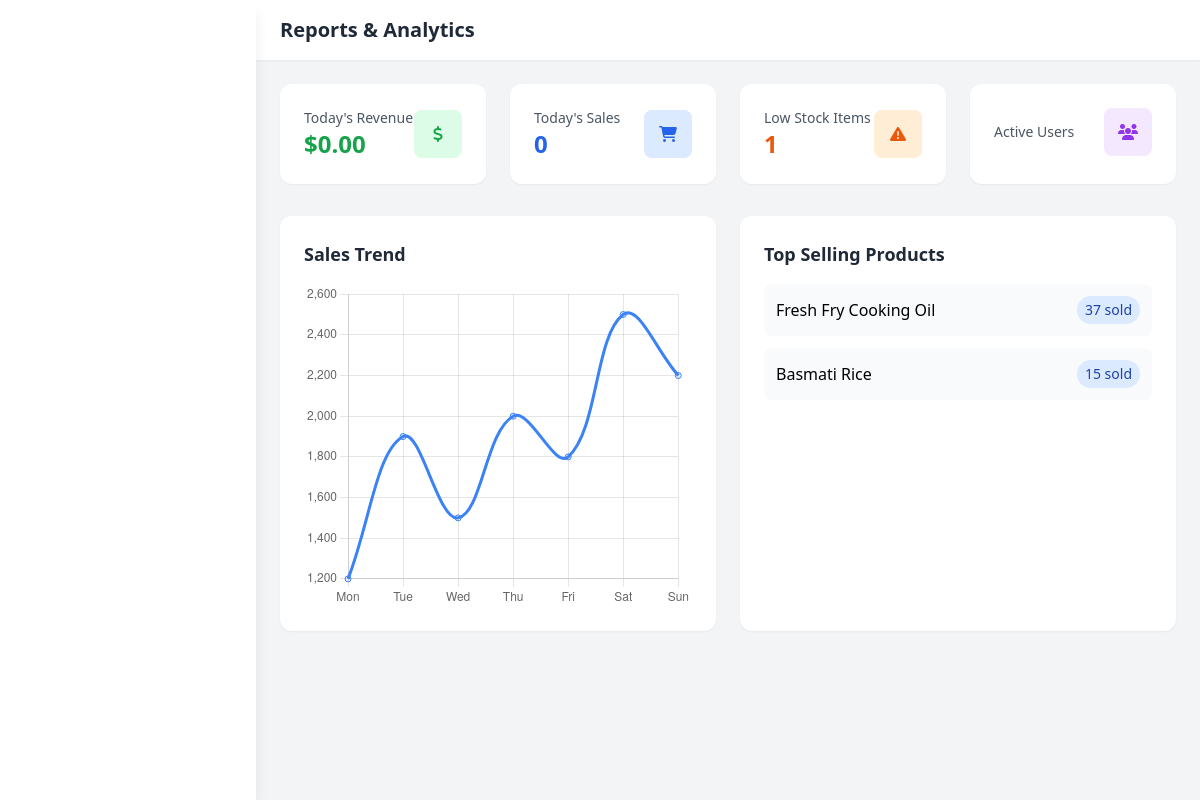
The app's page /admin/reports (signed in), older data.
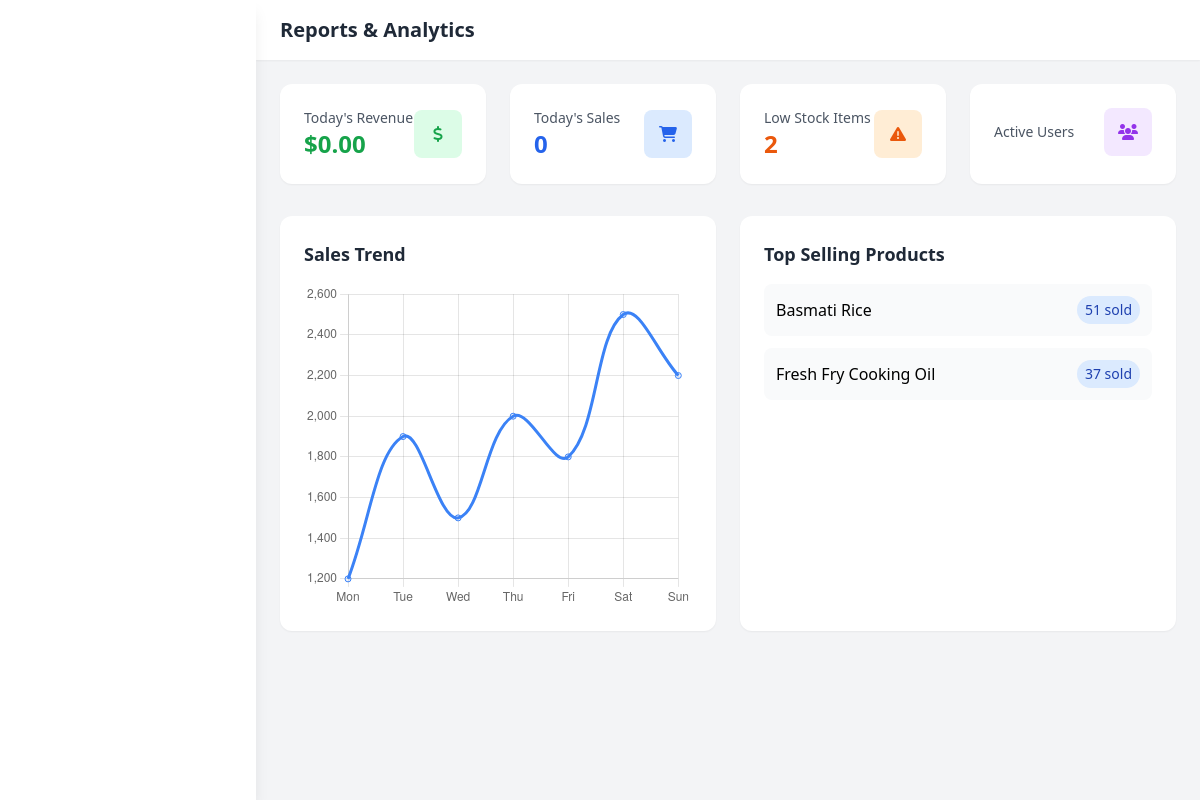
The same page, newer data.
### models.py (models this page shows, shortened)
class Product(db.Model):
    __tablename__ = 'products'
    id = db.Column(db.Integer, primary_key=True)
    name = db.Column(db.String(200), nullable=False)
    sku = db.Column(db.String(50), unique=True, nullable=False)  # Stock code
    description = db.Column(db.Text)
    cost_price = db.Column(db.Float, nullable=False)
    selling_price = db.Column(db.Float, nullable=False)
    quantity = db.Column(db.Integer, default=0)
    reorder_level = db.Column(db.Integer, default=10)
    category_id = db.Column(db.Integer, db.ForeignKey('categories.id'), nullable=False)
    supplier_id = db.Column(db.Integer, db.ForeignKey('suppliers.id'), nullable=False)
    created_at = db.Column(db.DateTime, default=datetime.utcnow)
    updated_at = db.Column(db.DateTime, default=datetime.utcnow, onupdate=datetime.utcnow)
    is_active = db.Column(db.Boolean, default=True)
    image_url = db.Column(db.String(500))  # For Cloudinary image URLs
    unit = db.Column(db.String(50), default='piece')  # piece, kg, liter, pack, box, etc.
    category = db.relationship('Category', backref='products')
    supplier = db.relationship('Supplier', backref='products')

### app.py (the view)
@app.route('/admin/reports')
@login_required
@admin_required
def admin_reports():
    today_sales = Sale.query.filter(db.func.date(Sale.sale_date) == date.today()).all()
    total_revenue = sum(sale.total_amount for sale in today_sales)
    low_stock_products = Product.query.filter(Product.quantity <= Product.reorder_level).all()
    thirty_days_ago = datetime.utcnow() - timedelta(days=30)
    top_products = db.session.query(
        Product.name,
        db.func.sum(SaleItem.quantity).label('total_sold')
    ).join(SaleItem).join(Sale).filter(
        Sale.sale_date >= thirty_days_ago
    ).group_by(Product.id).order_by(db.desc('total_sold')).limit(10).all()
    return render_template('admin/reports.html',
                         total_revenue=total_revenue,
                         low_stock_count=len(low_stock_products),
                         top_products=top_products,
                         sales_count=len(today_sales))

### app.py (called while the page is built)
@login_manager.user_loader
def load_user(user_id):
    return User.query.get(int(user_id))

def admin_required(f):
    @wraps(f)
    def decorated_function(*args, **kwargs):
        if not current_user.is_authenticated or current_user.role != 'admin':
            flash('Access denied. Admin only.', 'danger')
            return redirect(url_for('index'))
        return f(*args, **kwargs)
    return decorated_function

### templates/admin/reports.html (shortened to what the changed rows need)
<!DOCTYPE html>
<html lang="en">
<head>
    <script src="https://cdn.tailwindcss.com"></script>
    <link rel="stylesheet" href="https://cdnjs.cloudflare.com/ajax/libs/font-awesome/6.4.0/css/all.min.css">
</head>
<body class="bg-gray-100">
    <div class="ml-64">
        <header class="bg-white shadow-sm sticky top-0 z-30">
            <div class="flex items-center justify-between px-6 py-4">
                <h1 class="text-xl font-semibold text-gray-800">Reports & Analytics</h1>
            </div>
        </header>
        <main class="p-6">
            <div class="grid grid-cols-1 md:grid-cols-4 gap-6 mb-8">
                <div class="report-card bg-white rounded-xl shadow-sm p-6">
                    <div class="flex items-center justify-between">
                        <div>
                            <p class="text-sm text-gray-600">Low Stock Items</p>
                            <p class="text-2xl font-bold text-orange-600">{{ low_stock_count }}</p>
                        </div>
                    </div>
                </div>
            </div>
            <div class="grid grid-cols-1 lg:grid-cols-2 gap-6">
                <div class="report-card bg-white rounded-xl shadow-sm p-6">
                    <div class="space-y-3">
                        {% for product in top_products %}
                        <div class="flex justify-between items-center p-3 bg-gray-50 rounded-lg">
                            <span class="font-medium">{{ product.name }}</span>
                            <span class="bg-blue-100 text-blue-800 px-2 py-1 rounded-full text-sm">
                                {{ product.total_sold }} sold
                            </span>
                        </div>
                        {% endfor %}
                    </div>
                </div>
            </div>
        </main>
    </div>
    <script>
        // Reports-specific JavaScript
        // Initialize charts, handle report generation, etc.
        const salesChart = new Chart(document.getElementById('salesChart'), {
            type: 'line',
            data: {
                labels: ['Mon', 'Tue', 'Wed', 'Thu', 'Fri', 'Sat', 'Sun'],
                datasets: [{
                    label: 'Sales ($)',
                    data: [1200, 1900, 1500, 2000, 1800, 2500, 2200],
                    borderColor: '#3b82f6',
                    backgroundColor: 'rgba(59, 130, 246, 0.1)',
                    tension: 0.4
                }]
            },
            options: {
                responsive: true,
                plugins: {
                    legend: {
                        display: false
                    }
                }
            }
        });
    </script>
</body>
</html>

Row changes from the older to the newer data that the page shows:
changed Product "Basmati Rice": total_sold "15" → "51"; moves up the list
Text that changed along with them:
{{ low_stock_count }}: "1" → "2"
